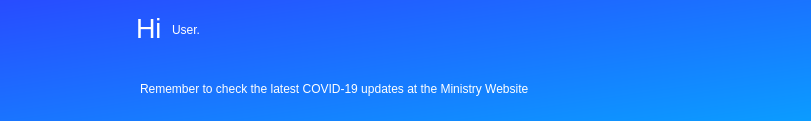
                      <widget class="QFrame" name="frame">
                       <property name="geometry">
                        <rect>
                         <x>40</x>
                         <y>20</y>
                         <width>811</width>
                         <height>121</height>
                        </rect>
                       </property>
                       <property name="styleSheet">
                        <string notr="true">QObject{
background-color: qlineargradient(spread:pad, x1:0, y1:0, x2:1, y2:1, stop:0 rgba(40, 76, 255, 255), stop:1 rgba(11, 156, 255, 255));
border-radius: 10px;
}</string>
                       </property>
                       <property name="frameShape">
                        <enum>QFrame::StyledPanel</enum>
                       </property>
                       <property name="frameShadow">
                        <enum>QFrame::Raised</enum>
                       </property>
                       <widget class="QLabel" name="label_39">
                        <property name="geometry">
                         <rect>
                          <x>136</x>
                          <y>13</y>
                          <width>81</width>
                          <height>31</height>
                         </rect>
                        </property>
                        <property name="styleSheet">
                         <string notr="true">color: rgb(255, 255, 255);
font: 400 11pt &quot;Lato&quot;;
background-color: none;</string>
                        </property>
                        <property name="text">
                         <string>&lt;html&gt;&lt;head/&gt;&lt;body&gt;&lt;p&gt;&lt;span style=&quot; font-size:20pt;&quot;&gt;Hi&lt;/span&gt;&lt;/p&gt;&lt;/body&gt;&lt;/html&gt;</string>
                        </property>
                       </widget>
                       <widget class="QLabel" name="label_40">
                        <property name="geometry">
                         <rect>
                          <x>172</x>
                          <y>10</y>
                          <width>91</width>
                          <height>41</height>
                         </rect>
                        </property>
                        <property name="styleSheet">
                         <string notr="true">font: 800 22pt &quot;Lato&quot;;
color: rgb(255, 255, 255);
background-color: none;</string>
                        </property>
                        <property name="text">
                         <string>&lt;html&gt;&lt;head/&gt;&lt;body&gt;&lt;p&gt;User.&lt;/p&gt;&lt;/body&gt;&lt;/html&gt;</string>
                        </property>
                       </widget>
                       <widget class="QLabel" name="label_41">
                        <property name="geometry">
                         <rect>
                          <x>140</x>
                          <y>80</y>
                          <width>601</width>
                          <height>18</height>
                         </rect>
                        </property>
                        <property name="styleSheet">
                         <string notr="true">font: 11pt &quot;Lato&quot;;
color: rgb(255, 255, 255);
background-color: none;</string>
                        </property>
                        <property name="text">
                         <string>&lt;html&gt;&lt;head/&gt;&lt;body&gt;&lt;p&gt;Remember to check the latest COVID-19 updates at the Ministry Website&lt;/p&gt;&lt;/body&gt;&lt;/html&gt;</string>
                        </property>
                       </widget>
                       <widget class="QLabel" name="label_42">
                        <property name="geometry">
                         <rect>
                          <x>20</x>
                          <y>20</y>
                          <width>91</width>
                          <height>81</height>
                         </rect>
                        </property>
                        <property name="styleSheet">
                         <string notr="true">background-color: none;</string>
                        </property>
                        <property name="text">
                         <string/>
                        </property>
                        <property name="pixmap">
                         <pixmap resource="resources.qrc">:/images/Convalescent_Care.png</pixmap>
                        </property>
                        <property name="scaledContents">
                         <bool>true</bool>
                        </property>
                       </widget>
                      </widget>
